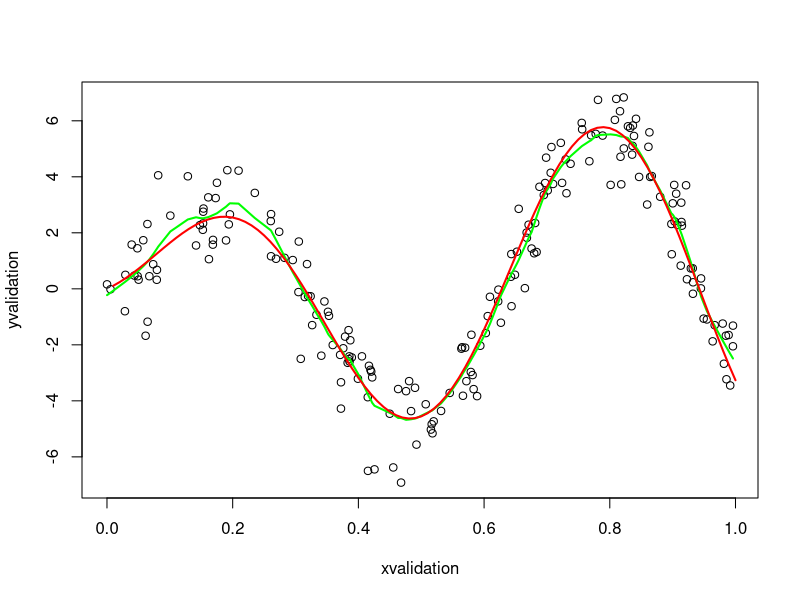

The R script that drew this image:
require(MASS)
##The function CVLoess##
CVLoess <- function(x, y, h, k){
  numb <- rep(c(1:k), n/k)
  xx<-c()
  yy<-c()
  ##Reorder the data to get the k folds.##
  for(ss in 1:k){
    xx <- c(xx, x[which(numb== ss)])
    yy <- c(yy, y[which(numb== ss)])
  }
  ##Choose the best h##
  RSS <- c()
  for(b in 1: length(h)){
    Rss <- c()
    for(i in 1: k){
      kk<-n/k
      num <- rep(c(1:k), n/k)
      xtrain <- xx[-(((i - 1)*kk + 1): (i*kk))] 
      ytrain <- yy[-(((i - 1)*kk + 1): (i*kk))]
      ytrain1 <- ytrain[order(xtrain)]
      xtrain1 <- sort(xtrain)
      xvalid <- xx[((i - 1)*kk + 1): (i*kk)] 
      yvalid <- yy[((i - 1)*kk + 1): (i*kk)]
      fit = loess(ytrain1 ~ xtrain1, span = h[b], degree=1, control=loess.control(surface="direct"))
      yvalidhat = predict(fit, data.frame(xtrain1 = xvalid), type="response")
      Rss[i] <- sum((yvalid - yvalidhat)^2)/kk
    }
    RSS[b] <- mean(Rss)
  }
  return(h[which.min(RSS)])
}

##Use the function to get the best h.##
f = function(x) (1 + 10*x - 5*x^2)*sin(10*x)
n = 1e3
k <- 5
nn <- n*(1-1/k)
x = runif(n)
x<-sort(x)
y = f(x) + rnorm(n)
h <- seq(0.01, 1, 0.01)
hbest <- CVLoess(x, y, h, k)
cat("The best h that we choose is", hbest)


##Test##
##Generate 200 new data to test our method.##
Rss <- c()
f = function(x) (1 + 10*x - 5*x^2)*sin(10*x)
nvalid = 200
xvalidation = runif(nvalid)
xvalidation = sort(xvalidation)
yvalidation = f(xvalidation) + rnorm(nvalid)
fit1 = loess(yvalidation ~ xvalidation, span = hbest, degree=1, control=loess.control(surface="direct"))
yvalidhat1 = predict(fit1, xvalidation, type="response")
plot(xvalidation, yvalidation)
lines(xvalidation, yvalidhat1, col = 'green', lwd=2)
a <- seq(0.01, 1, 0.01)
lines(a, f(a), col = 'red', lwd=2)
##In this problem, we best h is about 0.11. From the graph, we can see that 
##the model is fitted well by the bandwidth h. 
